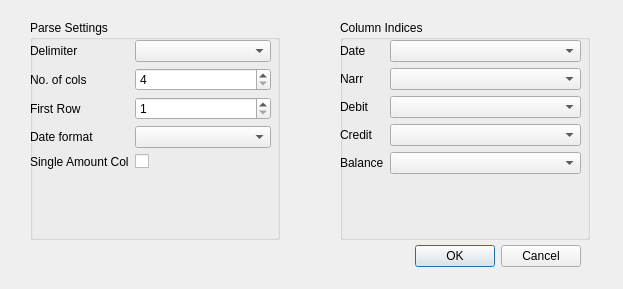
<?xml version="1.0" encoding="UTF-8"?>
<ui version="4.0">
    <class>fileSettingsDialog</class>
    <widget class="QDialog" name="fileSettingsDialog">
        <property name="geometry">
            <rect>
                <x>0</x>
                <y>0</y>
                <width>623</width>
                <height>289</height>
            </rect>
        </property>
        <property name="windowTitle">
            <string>File Parse Settings</string>
        </property>
        <widget class="QDialogButtonBox" name="buttonBox">
            <property name="geometry">
                <rect>
                    <x>30</x>
                    <y>240</y>
                    <width>551</width>
                    <height>32</height>
                </rect>
            </property>
            <property name="orientation">
                <enum>Qt::Horizontal</enum>
            </property>
            <property name="standardButtons">
                <set>QDialogButtonBox::Cancel|QDialogButtonBox::Ok</set>
            </property>
        </widget>
        <widget class="QGroupBox" name="grpColIndices">
            <property name="geometry">
                <rect>
                    <x>340</x>
                    <y>20</y>
                    <width>250</width>
                    <height>220</height>
                </rect>
            </property>
            <property name="title">
                <string>Column Indices</string>
            </property>
            <widget class="QWidget" name="formLayoutWidget_2">
                <property name="geometry">
                    <rect>
                        <x>0</x>
                        <y>20</y>
                        <width>241</width>
                        <height>191</height>
                    </rect>
                </property>
                <layout class="QFormLayout" name="frmColIndices">
                    <item row="0" column="0">
                        <widget class="QLabel" name="lblDateCol">
                            <property name="text">
                                <string>Date</string>
                            </property>
                        </widget>
                    </item>
                    <item row="0" column="1">
                        <widget class="QComboBox" name="cmbDateCol"/>
                    </item>
                    <item row="1" column="0">
                        <widget class="QLabel" name="lblNarrCol">
                            <property name="text">
                                <string>Narr</string>
                            </property>
                        </widget>
                    </item>
                    <item row="1" column="1">
                        <widget class="QComboBox" name="cmbNarrCol"/>
                    </item>
                    <item row="2" column="1">
                        <widget class="QComboBox" name="cmbDebitCol"/>
                    </item>
                    <item row="2" column="0">
                        <widget class="QLabel" name="lblDebitCol">
                            <property name="text">
                                <string>Debit</string>
                            </property>
                        </widget>
                    </item>
                    <item row="3" column="0">
                        <widget class="QLabel" name="lblCreditCol">
                            <property name="text">
                                <string>Credit</string>
                            </property>
                        </widget>
                    </item>
                    <item row="3" column="1">
                        <widget class="QComboBox" name="cmbCreditCol"/>
                    </item>
                    <item row="4" column="0">
                        <widget class="QLabel" name="lblBalanceCol">
                            <property name="text">
                                <string>Balance</string>
                            </property>
                        </widget>
                    </item>
                    <item row="4" column="1">
                        <widget class="QComboBox" name="cmbBalanceCol"/>
                    </item>
                </layout>
            </widget>
        </widget>
        <widget class="QGroupBox" name="grpMain">
            <property name="geometry">
                <rect>
                    <x>30</x>
                    <y>20</y>
                    <width>250</width>
                    <height>220</height>
                </rect>
            </property>
            <property name="title">
                <string>Parse Settings</string>
            </property>
            <widget class="QWidget" name="formLayoutWidget">
                <property name="geometry">
                    <rect>
                        <x>0</x>
                        <y>20</y>
                        <width>241</width>
                        <height>191</height>
                    </rect>
                </property>
                <layout class="QFormLayout" name="frmParseSettings">
                    <item row="0" column="0">
                        <widget class="QLabel" name="lblDelim">
                            <property name="text">
                                <string>Delimiter</string>
                            </property>
                        </widget>
                    </item>
                    <item row="0" column="1">
                        <widget class="QComboBox" name="cmbDelim"/>
                    </item>
                    <item row="1" column="0">
                        <widget class="QLabel" name="lblNumCols">
                            <property name="text">
                                <string>No. of cols</string>
                            </property>
                        </widget>
                    </item>
                    <item row="1" column="1">
                        <widget class="QSpinBox" name="txtNumCols">
                            <property name="minimum">
                                <number>4</number>
                            </property>
                        </widget>
                    </item>
                    <item row="2" column="0">
                        <widget class="QLabel" name="lblFirstRow">
                            <property name="text">
                                <string>First Row</string>
                            </property>
                        </widget>
                    </item>
                    <item row="2" column="1">
                        <widget class="QSpinBox" name="txtFirstRow">
                            <property name="minimum">
                                <number>1</number>
                            </property>
                        </widget>
                    </item>
                    <item row="3" column="0">
                        <widget class="QLabel" name="lblDateFormat">
                            <property name="text">
                                <string>Date format</string>
                            </property>
                        </widget>
                    </item>
                    <item row="3" column="1">
                        <widget class="QComboBox" name="cmbDateFmt"/>
                    </item>
                    <item row="4" column="1">
                        <widget class="QCheckBox" name="chkSingleAmountCol">
                            <property name="text">
                                <string/>
                            </property>
                        </widget>
                    </item>
                    <item row="4" column="0">
                        <widget class="QLabel" name="lblSingleAmountCol">
                            <property name="text">
                                <string>Single Amount Col</string>
                            </property>
                        </widget>
                    </item>
                </layout>
            </widget>
        </widget>
    </widget>
    <resources/>
    <connections>
        <connection>
            <sender>buttonBox</sender>
            <signal>accepted()</signal>
            <receiver>fileSettingsDialog</receiver>
            <slot>accept()</slot>
            <hints>
                <hint type="sourcelabel">
                    <x>248</x>
                    <y>254</y>
                </hint>
                <hint type="destinationlabel">
                    <x>157</x>
                    <y>274</y>
                </hint>
            </hints>
        </connection>
        <connection>
            <sender>buttonBox</sender>
            <signal>rejected()</signal>
            <receiver>fileSettingsDialog</receiver>
            <slot>reject()</slot>
            <hints>
                <hint type="sourcelabel">
                    <x>316</x>
                    <y>260</y>
                </hint>
                <hint type="destinationlabel">
                    <x>286</x>
                    <y>274</y>
                </hint>
            </hints>
        </connection>
    </connections>
</ui>
